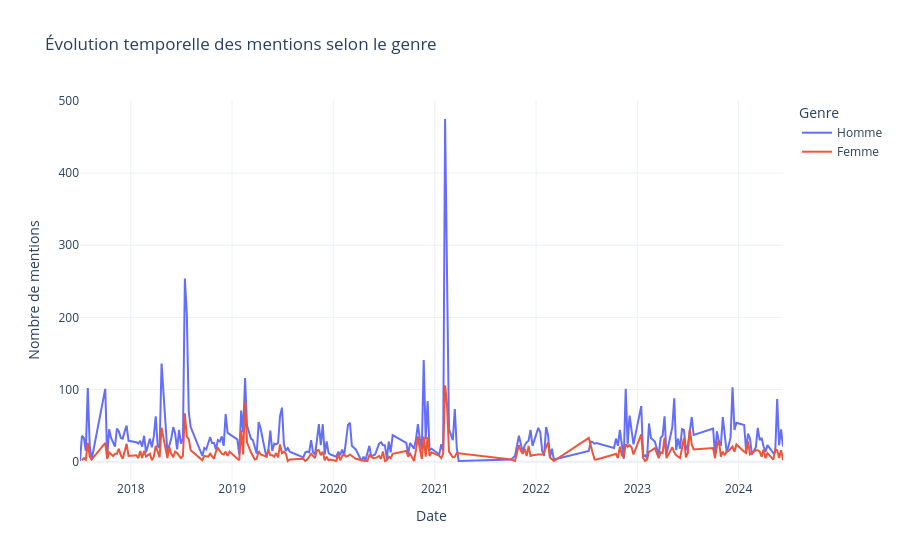

Notebook source saved alongside this figure:
### Code cell
# Grouper par semaine et genre
df_civ_grouped = (
    df.groupby([pd.Grouper(key="DateSeance_day", freq="W"), "civ"])
    .size()
    .reset_index(name="mentions")
)

fig_gender = px.line(
    df_civ_grouped,
    x="DateSeance_day",
    y="mentions",
    color="civ",
    title="Évolution temporelle des mentions selon le genre",
    labels={"DateSeance_day": "Date", "mentions": "Nombre de mentions", "civ": "Genre"},
    template="plotly_white",
)

fig_gender.show()

### Figure 1 — Plotly figure (JSON) as saved in the notebook; plotly's stock layout.template omitted (floating-point values rounded to 4 significant figures; data arrays with more than 128 entries replaced by an {"elided": "..."} marker saying what was removed)
{"data": [{"hovertemplate": "Genre=Homme<br>Date=%{x}<br>Nombre de mentions=%{y}<extra></extra>", "legendgroup": "Homme", "line": {"color": "#636efa", "dash": "solid"}, "marker": {"symbol": "circle"}, "mode": "lines", "name": "Homme", "orientation": "v", "showlegend": true, "type": "scatter", "x": {"elided": "243 str values"}, "xaxis": "x", "y": {"elided": "243 int values"}, "yaxis": "y"}, {"hovertemplate": "Genre=Femme<br>Date=%{x}<br>Nombre de mentions=%{y}<extra></extra>", "legendgroup": "Femme", "line": {"color": "#EF553B", "dash": "solid"}, "marker": {"symbol": "circle"}, "mode": "lines", "name": "Femme", "orientation": "v", "showlegend": true, "type": "scatter", "x": {"elided": "236 str values"}, "xaxis": "x", "y": {"elided": "236 int values"}, "yaxis": "y"}], "layout": {"legend": {"title": {"text": "Genre"}, "tracegroupgap": 0}, "title": {"text": "Évolution temporelle des mentions selon le genre"}, "xaxis": {"anchor": "y", "domain": [0, 1], "title": {"text": "Date"}}, "yaxis": {"anchor": "x", "domain": [0, 1], "title": {"text": "Nombre de mentions"}}}}
